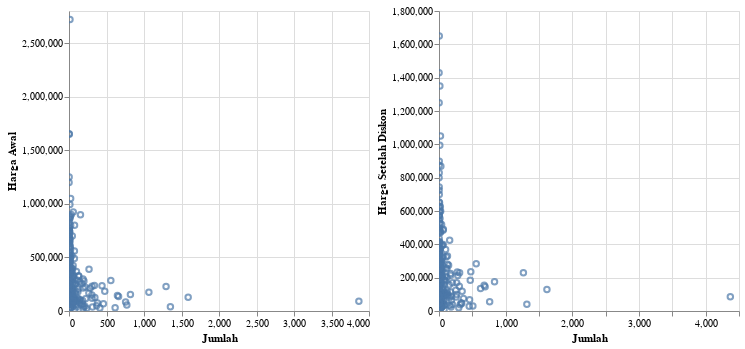

This figure's notebook cell:
### Markdown cell above
## corelation between jumlah sold amount with its price tag during rallies and slowdown phase

### Code cell
awalrally = ralies.group_by('Harga Awal').agg(pl.col('Jumlah').sum()).plot.scatter(x='Jumlah',y='Harga Awal')
modreally = ralies.group_by('Harga Setelah Diskon').agg(pl.col('Jumlah').sum()).plot.scatter(x='Jumlah',y='Harga Setelah Diskon')
import altair as alt

alt.concat(awalrally,modreally, spacing=5)

### Figure 1 — Vega-Lite specification as saved in the notebook (floating-point values rounded to 4 significant figures; data arrays with more than 128 entries replaced by an {"elided": "..."} marker saying what was removed)
{"config": {"view": {"continuousWidth": 300, "continuousHeight": 300}}, "concat": [{"data": {"name": "data-f8b7457e3f025241d38ee3fbb1327c81"}, "mark": {"type": "point", "tooltip": true}, "encoding": {"x": {"field": "Jumlah", "type": "quantitative"}, "y": {"field": "Harga Awal", "type": "quantitative"}}, "name": "view_9"}, {"data": {"name": "data-231de3364b0722aca3467c517d30cdea"}, "mark": {"type": "point", "tooltip": true}, "encoding": {"x": {"field": "Jumlah", "type": "quantitative"}, "y": {"field": "Harga Setelah Diskon", "type": "quantitative"}}, "name": "view_10"}], "params": [{"name": "param_48", "select": {"type": "interval", "encodings": ["x", "y"]}, "bind": "scales", "views": ["view_9"]}, {"name": "param_49", "select": {"type": "interval", "encodings": ["x", "y"]}, "bind": "scales", "views": ["view_10"]}], "spacing": 5, "$schema": "https://vega.github.io/schema/vega-lite/v5.20.1.json", "datasets": {"data-f8b7457e3f025241d38ee3fbb1327c81": {"elided": "227 records"}, "data-231de3364b0722aca3467c517d30cdea": {"elided": "270 records"}}}
